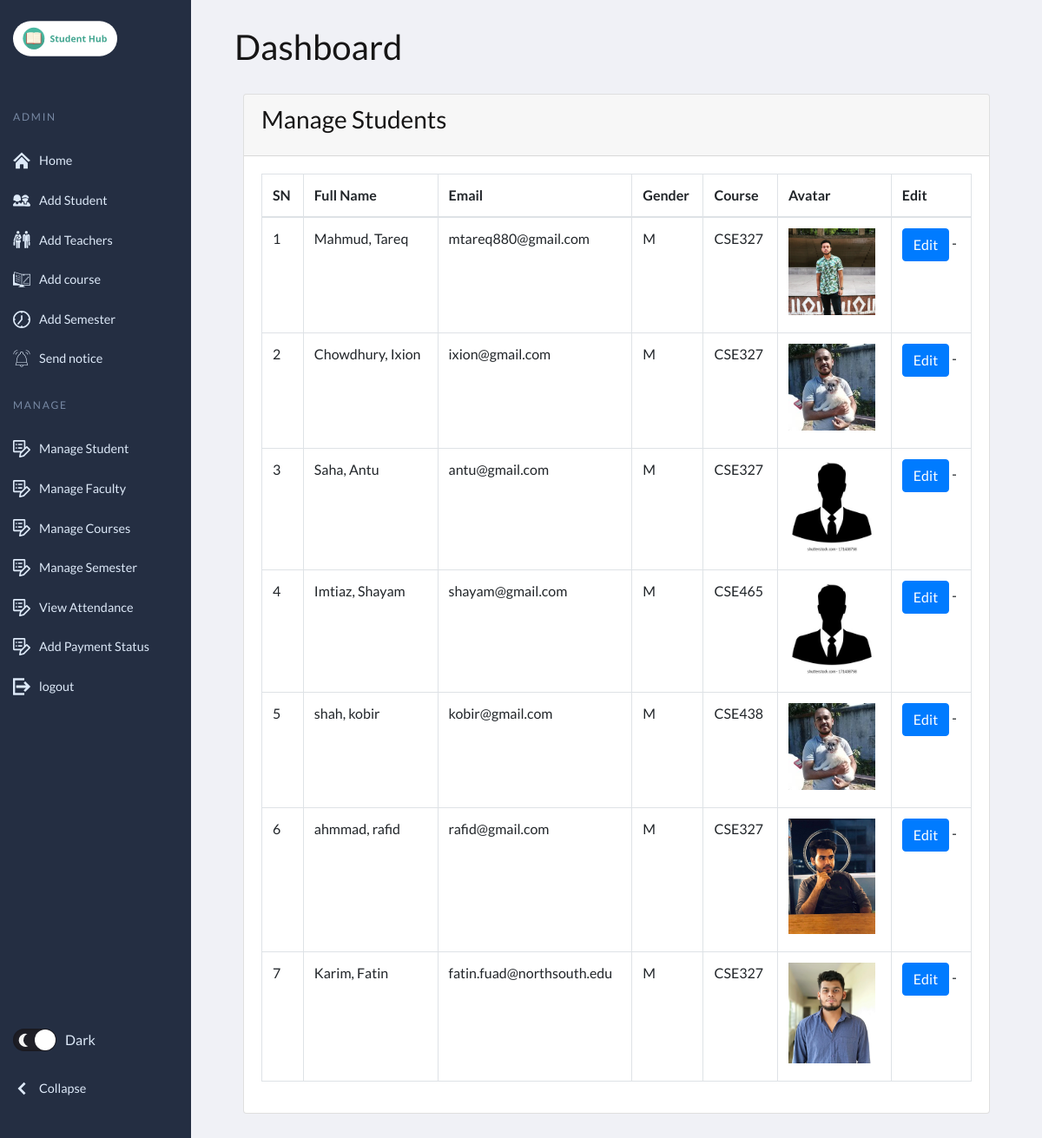
Screenshot of /home/manage_student/ with the database file from the repository.
### student_management_app/models.py (models this page shows, shortened)
class CustomUser(AbstractUser):
    USER_TYPE = ((1, "HOD"), (2, "Staff"), (3, "Student"))
    GENDER = [("M", "Male"), ("F", "Female")]
    username = None  # Removed username, using email instead
    email = models.EmailField(unique=True)
    user_type = models.CharField(default=1, choices=USER_TYPE, max_length=1)
    gender = models.CharField(max_length=1, choices=GENDER)
    profile_pic = models.ImageField()
    address = models.TextField()
    created_at = models.DateTimeField(auto_now_add=True)
    updated_at = models.DateTimeField(auto_now=True)
    USERNAME_FIELD = "email"
    REQUIRED_FIELDS = []
    objects = CustomUserManager()

class Student(models.Model):
    admin = models.OneToOneField(CustomUser, on_delete=models.CASCADE)
    course = models.ForeignKey(Course, on_delete=models.DO_NOTHING, null=True, blank=False)
    session = models.ForeignKey(Semester, on_delete=models.DO_NOTHING, null=True)

class Course(models.Model):
    name = models.CharField(max_length=120)
    created_at = models.DateTimeField(auto_now_add=True)
    updated_at = models.DateTimeField(auto_now=True)

### student_management_app/adminviews.py (the view)
# urls.py: path('manage_student/',adminviews.manage_student,name='manage_student'),
def manage_student(request):
    students = CustomUser.objects.filter(user_type=3)
    context = {
        'students': students,
        'page_title': 'Manage Students'
    }
    return render(request, "manage_student.html", context)

### student_management_app/templates/manage_student.html (shortened to what this page needs)
{% extends 'base2.html' %}
{% load static %}
{% block body_block %}
<section class="content">
    <div class="container-fluid">
        <div class="row">
            <div class="col-md-12">
                <div class="card">
                    <div class="card-header">
                        <h3 class="card-title">{{page_title}}</h3>
                    </div>
                    <div class="card-body">
                        <table id="example2" class="table table-bordered table-hover">
                            <thead>
                                <tr>
                                    <th>SN</th>
                                    <th>Full Name</th>
                                    <th>Email</th>
                                    <th>Gender</th>
                                    <th>Course</th>
                                    <th>Avatar</th>
                                    <th>Edit</th>
                                </tr>
                            </thead>
                            <tbody>
                                {% for student in students %}
                                <tr>
                                    <td>{{ forloop.counter }}</td>
                                    <td>{{student.last_name}}, {{student.first_name}}</td>
                                    <td>{{student.email}}</td>
                                    <td>{{student.gender}}</td>
                                    <td>{{student.student.course.name}}</td>
                                    <td>
                                        {% if student.profile_pic == ""  %}
                                        No Image
                                        {% else %}
                                        <img class="img img-fluid mb-2" height="100" width="100"
                                            src="{{student.profile_pic}}" alt="">
                                        {% endif %}
                                    </td>
                                    <td><a href="{% url 'student_app:edit_student' student.student.id %}" class="btn btn-primary">Edit</a> -
                                    </td>
                                </tr>
                                {% endfor %}
                            </tbody>
                        </table>
                    </div>
                </div>
            </div>
        </div>
    </div>
</section>
{% endblock %}

### static/css/main.css (style rules this page uses)
:root { --page-header-bgColor: #242e42; --page-header-bgColor-hover: #1d2636; --page-header-txtColor: #dde9f8; --page-header-headingColor: #7889a4; --page-header-width: 220px; --page-content-bgColor: #f0f1f6; --page-content-txtColor: #171616; --page-content-blockColor: #fff; --white: #fff; --black: #333; --blue: #00b9eb; --red: #ec1848; --border-radius: 4px; --box-shadow: 0 0 10px -2px rgba(0, 0, 0, 0.075); --switch-bgLightModeColor: #87cefa; --switch-sunColor: gold; --switch-moonColor: #f4f4f4; --switch-bgDarkModeColor: #1f1f27; }
* { padding: 0; margin: 0; box-sizing: border-box; }
a, button { color: inherit; }
a { text-decoration: none; }

### rows the page displays
CustomUser: last_name "Mahmud", first_name "Tareq", email "mtareq880@gmail.com", gender "M", student.course.name "CSE327", profile_pic (picture)
CustomUser: last_name "Chowdhury", first_name "Ixion", email "ixion@gmail.com", gender "M", student.course.name "CSE327", profile_pic (picture)
CustomUser: last_name "Saha", first_name "Antu", email "antu@gmail.com", gender "M", student.course.name "CSE327", profile_pic (picture)
CustomUser: last_name "Imtiaz", first_name "Shayam", email "shayam@gmail.com", gender "M", student.course.name "CSE465", profile_pic (picture)
CustomUser: last_name "shah", first_name "kobir", email "kobir@gmail.com", gender "M", student.course.name "CSE438", profile_pic (picture)
CustomUser: last_name "ahmmad", first_name "rafid", email "rafid@gmail.com", gender "M", student.course.name "CSE327", profile_pic (picture)
CustomUser: last_name "Karim", first_name "Fatin", email "fatin.fuad@northsouth.edu", gender "M", student.course.name "CSE327", shows a picture

### other values shown
{{ page_title }} "Manage Students"
